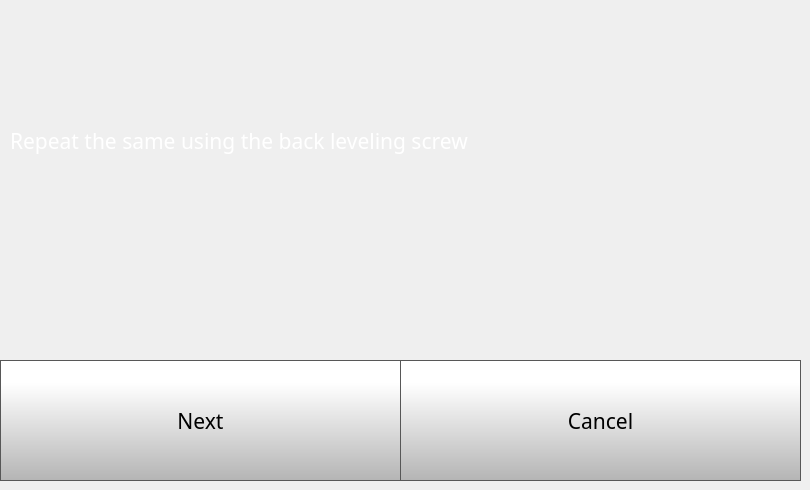
    <widget class="QWidget" name="quickStep4Page">
     <widget class="QPushButton" name="quickStep4NextButton">
      <property name="geometry">
       <rect>
        <x>0</x>
        <y>360</y>
        <width>401</width>
        <height>121</height>
       </rect>
      </property>
      <property name="font">
       <font>
        <family>Gotham</family>
        <pointsize>16</pointsize>
       </font>
      </property>
      <property name="styleSheet">
       <string notr="true">QPushButton {
     border: 1px solid rgb(87, 87, 87);
	background-color: qlineargradient(spread:pad, x1:0, y1:1, x2:0, y2:0.188, stop:0 rgba(180, 180, 180, 255), stop:1 rgba(255, 255, 255, 255));


}

QPushButton:pressed {
    background-color: qlineargradient(x1: 0, y1: 0, x2: 0, y2: 1,
                                      stop: 0 #dadbde, stop: 1 #f6f7fa);
}

QPushButton:flat {
    border: none; /* no border for a flat push button */
}

QPushButton:default {
    border-color: navy; /* make the default button prominent */
}

QPushButton:focus {
	outline: none;
}</string>
      </property>
      <property name="text">
       <string>Next</string>
      </property>
      <property name="iconSize">
       <size>
        <width>40</width>
        <height>40</height>
       </size>
      </property>
     </widget>
     <widget class="QPushButton" name="quickStep4CancelButton">
      <property name="geometry">
       <rect>
        <x>400</x>
        <y>360</y>
        <width>401</width>
        <height>121</height>
       </rect>
      </property>
      <property name="font">
       <font>
        <family>Gotham</family>
        <pointsize>16</pointsize>
       </font>
      </property>
      <property name="styleSheet">
       <string notr="true">QPushButton {
     border: 1px solid rgb(87, 87, 87);
	background-color: qlineargradient(spread:pad, x1:0, y1:1, x2:0, y2:0.188, stop:0 rgba(180, 180, 180, 255), stop:1 rgba(255, 255, 255, 255));


}

QPushButton:pressed {
    background-color: qlineargradient(x1: 0, y1: 0, x2: 0, y2: 1,
                                      stop: 0 #dadbde, stop: 1 #f6f7fa);
}

QPushButton:flat {
    border: none; /* no border for a flat push button */
}

QPushButton:default {
    border-color: navy; /* make the default button prominent */
}

QPushButton:focus {
	outline: none;
}</string>
      </property>
      <property name="text">
       <string>Cancel</string>
      </property>
      <property name="iconSize">
       <size>
        <width>40</width>
        <height>40</height>
       </size>
      </property>
     </widget>
     <widget class="QLabel" name="calibrateLabel_12">
      <property name="geometry">
       <rect>
        <x>10</x>
        <y>10</y>
        <width>781</width>
        <height>261</height>
       </rect>
      </property>
      <property name="font">
       <font>
        <family>Gotham</family>
        <pointsize>16</pointsize>
        <weight>50</weight>
        <bold>false</bold>
       </font>
      </property>
      <property name="styleSheet">
       <string notr="true">color: rgb(255, 255, 255);</string>
      </property>
      <property name="text">
       <string>Repeat the same using the back leveling screw</string>
      </property>
      <property name="wordWrap">
       <bool>true</bool>
      </property>
     </widget>
    </widget>
